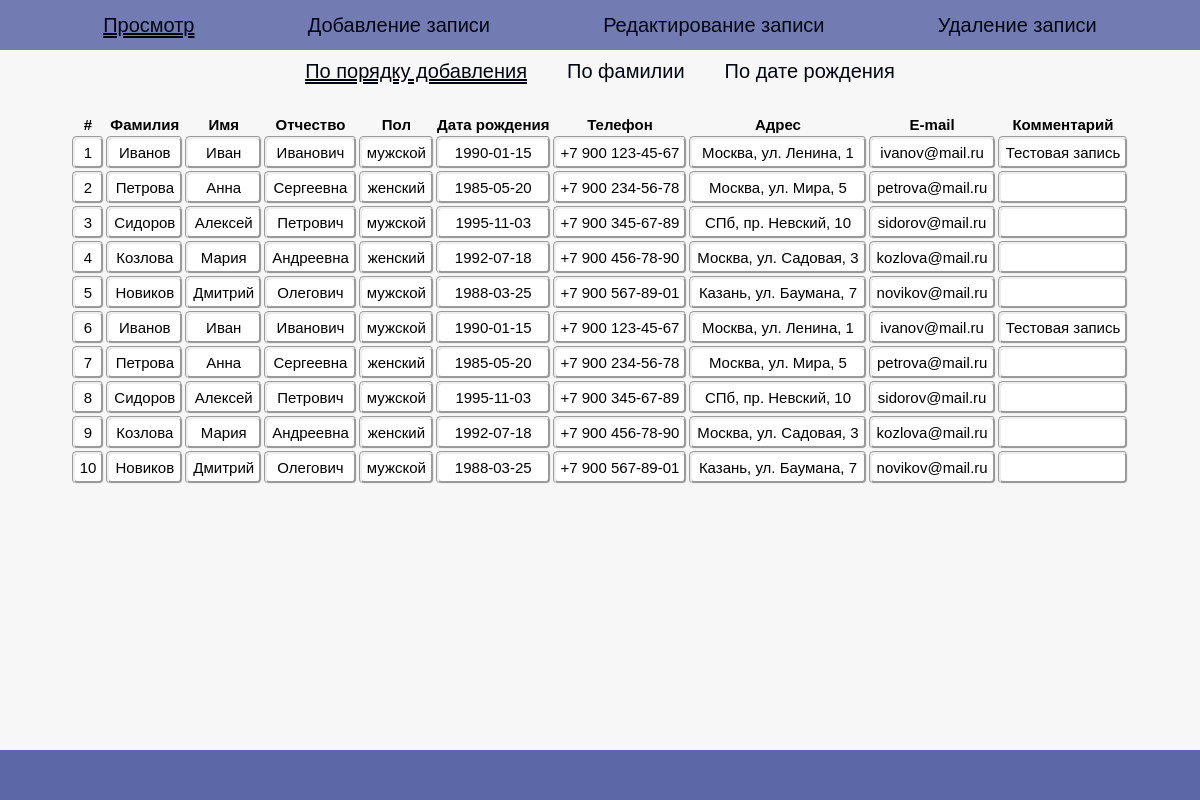
The page / on the database its author committed.
### tables this page shows
CREATE TABLE contacts (
    id INTEGER PRIMARY KEY AUTOINCREMENT,
    surname TEXT NOT NULL,
    name TEXT NOT NULL,
    lastname TEXT,
    gender TEXT,
    date TEXT,
    phone TEXT,
    location TEXT,
    email TEXT,
    comment TEXT
);

### viewer.php (the view, shortened to what this page needs)
<?php
function renderViewer($sort = 'id', $pageNum = 1) {
    $db = new PDO('sqlite:' . __DIR__ . '/phonebook.db');
    $perPage = 10;
    $offset = ($pageNum - 1) * $perPage;
    $allowedSorts = ['id', 'surname', 'date'];
    $total = $db->query("SELECT COUNT(*) FROM contacts")->fetchColumn();
    $totalPages = ceil($total / $perPage);
    $stmt = $db->prepare("SELECT * FROM contacts ORDER BY {$sort} ASC LIMIT :limit OFFSET :offset");
    $stmt->bindValue(':limit', $perPage, PDO::PARAM_INT);
    $stmt->bindValue(':offset', $offset, PDO::PARAM_INT);
    $stmt->execute();
    $contacts = $stmt->fetchAll(PDO::FETCH_ASSOC);
    $html = '';
    $html .= '<table>';
    $html .= '<tr>
        <th>#</th>
        <th>Фамилия</th>
        <th>Имя</th>
        <th>Отчество</th>
        <th>Пол</th>
        <th>Дата рождения</th>
        <th>Телефон</th>
        <th>Адрес</th>
        <th>E-mail</th>
        <th>Комментарий</th>
    </tr>';
    foreach ($contacts as $row) {
        $html .= '<tr>';
        $html .= '<td>' . htmlspecialchars($row['id']) . '</td>';
        $html .= '<td>' . htmlspecialchars($row['surname']) . '</td>';
        $html .= '<td>' . htmlspecialchars($row['name']) . '</td>';
        $html .= '<td>' . htmlspecialchars($row['lastname']) . '</td>';
        $html .= '<td>' . htmlspecialchars($row['gender']) . '</td>';
        $html .= '<td>' . htmlspecialchars($row['date']) . '</td>';
        $html .= '<td>' . htmlspecialchars($row['phone']) . '</td>';
        $html .= '<td>' . htmlspecialchars($row['location']) . '</td>';
        $html .= '<td>' . htmlspecialchars($row['email']) . '</td>';
        $html .= '<td>' . htmlspecialchars($row['comment']) . '</td>';
        $html .= '</tr>';
    }
    $html .= '</table>';
    return $html;
}
?>

### index.php (shortened to what this page needs)
<?php
require_once 'menu.php';
require_once 'viewer.php';
$page = $_GET['page'] ?? 'view';
$sort = $_GET['sort'] ?? 'id';
$pageNum = (int)($_GET['p'] ?? 1);
?>
<!DOCTYPE html>
<html lang="ru">
<head>
    <link rel="stylesheet" href="style.css">
</head>
<body>
<?php echo renderMenu(); ?>
<main>
    <?php
    switch ($page) {
        case 'view':
            echo renderViewer($sort, $pageNum);
            break;
    }
    ?>
</main>
<footer></footer>
</body>
</html>

### menu.php
<?php
function renderMenu() {
    $page = $_GET['page'] ?? 'view';
    $sort = $_GET['sort'] ?? 'id';
    $html = '<header>';
    $items = [
        'view'   => 'Просмотр',
        'add'    => 'Добавление записи',
        'edit'   => 'Редактирование записи',
        'delete' => 'Удаление записи',
    ];
    foreach ($items as $key => $label) {
        $active = ($page === $key) ? 'select' : '';
        $html .= "<a href='index.php?page={$key}' class='{$active}'>{$label}</a>";
    }
    $html .= '</header>';
    if ($page === 'view') {
        $html .= '<div class="submenu">';
        $sorts = [
            'id'       => 'По порядку добавления',
            'surname'  => 'По фамилии',
            'date'     => 'По дате рождения',
        ];
        foreach ($sorts as $key => $label) {
            $active = ($sort === $key) ? 'select' : '';
            $html .= "<a href='index.php?page=view&sort={$key}' class='{$active}'>{$label}</a>";
        }
        $html .= '</div>';
    }
    return $html;
}
?>

### style.css (style rules this page uses)
:root { --color_a: rgb(1, 5, 17); --back_a: rgba(92, 103, 168, 0.541); }
html { font-family: sans-serif; font-size: 17px; }
body { padding: 0; margin: 0; font-family: sans-serif; background-color: rgb(247, 247, 247); font-size: 20px; }
*, *::after, *::before { box-sizing: border-box; }
main { text-align: center; }
header { width: 100%; height: 50px; background-color: rgba(92, 103, 168, 0.856); display: inline-flex; justify-content: space-evenly; align-items: center; }
a { font-family: sans-serif; text-decoration: none; color: var(--color_a); }
.select { text-decoration: underline; text-decoration-style: double; }
header a { background: var(--back_a_a); padding: 10px; border-radius: 5px; }
.submenu { display: flex; justify-content: center; margin-bottom: 20px; }
.submenu a { display: block; padding: 10px 20px; text-decoration: none; text-align: center; }
.submenu .select { text-decoration: underline; text-decoration-style: double; }
table { margin: 0 auto; font-size: 15px; }
td { background-color: white; padding: 5px; border-radius: 5px; border: groove; }
footer { width: 100%; height: 50px; background-color: rgb(92, 103, 168); position: fixed; bottom: 0; left: 0; }

### rows shown on the page
contacts: id "1", surname "Иванов", name "Иван", lastname "Иванович", gender "мужской", date "1990-01-15", phone "+7 900 123-45-67", location "Москва, ул. Ленина, 1", email "ivanov@mail.ru", comment "Тестовая запись"
contacts: id "2", surname "Петрова", name "Анна", lastname "Сергеевна", gender "женский", date "1985-05-20", phone "+7 900 234-56-78", location "Москва, ул. Мира, 5", email "petrova@mail.ru"
contacts: id "3", surname "Сидоров", name "Алексей", lastname "Петрович", gender "мужской", date "1995-11-03", phone "+7 900 345-67-89", location "СПб, пр. Невский, 10", email "sidorov@mail.ru"
contacts: id "4", surname "Козлова", name "Мария", lastname "Андреевна", gender "женский", date "1992-07-18", phone "+7 900 456-78-90", location "Москва, ул. Садовая, 3", email "kozlova@mail.ru"
contacts: id "5", surname "Новиков", name "Дмитрий", lastname "Олегович", gender "мужской", date "1988-03-25", phone "+7 900 567-89-01", location "Казань, ул. Баумана, 7", email "novikov@mail.ru"
contacts: id "6", surname "Иванов", name "Иван", lastname "Иванович", gender "мужской", date "1990-01-15", phone "+7 900 123-45-67", location "Москва, ул. Ленина, 1", email "ivanov@mail.ru", comment "Тестовая запись"
contacts: id "7", surname "Петрова", name "Анна", lastname "Сергеевна", gender "женский", date "1985-05-20", phone "+7 900 234-56-78", location "Москва, ул. Мира, 5", email "petrova@mail.ru"
contacts: id "8", surname "Сидоров", name "Алексей", lastname "Петрович", gender "мужской", date "1995-11-03", phone "+7 900 345-67-89", location "СПб, пр. Невский, 10", email "sidorov@mail.ru"
contacts: id "9", surname "Козлова", name "Мария", lastname "Андреевна", gender "женский", date "1992-07-18", phone "+7 900 456-78-90", location "Москва, ул. Садовая, 3", email "kozlova@mail.ru"
contacts: id "10", surname "Новиков", name "Дмитрий", lastname "Олегович", gender "мужской", date "1988-03-25", phone "+7 900 567-89-01", location "Казань, ул. Баумана, 7", email "novikov@mail.ru"

### other values the page prints
$label "Просмотр"
$label "Добавление записи"
$label "Редактирование записи"
$label "Удаление записи"
$label "По порядку добавления"
$label "По фамилии"
$label "По дате рождения"
